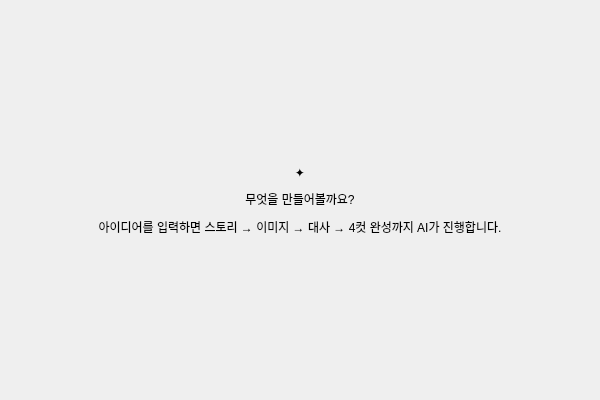
<?xml version="1.0" encoding="UTF-8"?>
<ui version="4.0">
 <class>EmptyStateForm</class>
 <widget class="QWidget" name="EmptyStateForm">
  <property name="geometry"><rect><x>0</x><y>0</y><width>600</width><height>400</height></rect></property>
  <layout class="QVBoxLayout" name="emptyStateLayout">
   <property name="spacing"><number>10</number></property>
   <property name="leftMargin"><number>28</number></property>
   <property name="topMargin"><number>32</number></property>
   <property name="rightMargin"><number>28</number></property>
   <property name="bottomMargin"><number>32</number></property>
   <item><spacer name="topSpacer"><property name="orientation"><enum>Qt::Vertical</enum></property><property name="sizeHint" stdset="0"><size><width>20</width><height>40</height></size></property></spacer></item>
   <item><widget class="QLabel" name="emptyIcon"><property name="text"><string>✦</string></property><property name="alignment"><set>Qt::AlignCenter</set></property></widget></item>
   <item><widget class="QLabel" name="emptyTitle"><property name="text"><string>무엇을 만들어볼까요?</string></property><property name="alignment"><set>Qt::AlignCenter</set></property></widget></item>
   <item><widget class="QLabel" name="emptySubtitle"><property name="text"><string>아이디어를 입력하면 스토리 → 이미지 → 대사 → 4컷 완성까지 AI가 진행합니다.</string></property><property name="wordWrap"><bool>true</bool></property><property name="alignment"><set>Qt::AlignCenter</set></property></widget></item>
   <item><spacer name="bottomSpacer"><property name="orientation"><enum>Qt::Vertical</enum></property><property name="sizeHint" stdset="0"><size><width>20</width><height>40</height></size></property></spacer></item>
  </layout>
 </widget>
 <resources/>
 <connections/>
</ui>
